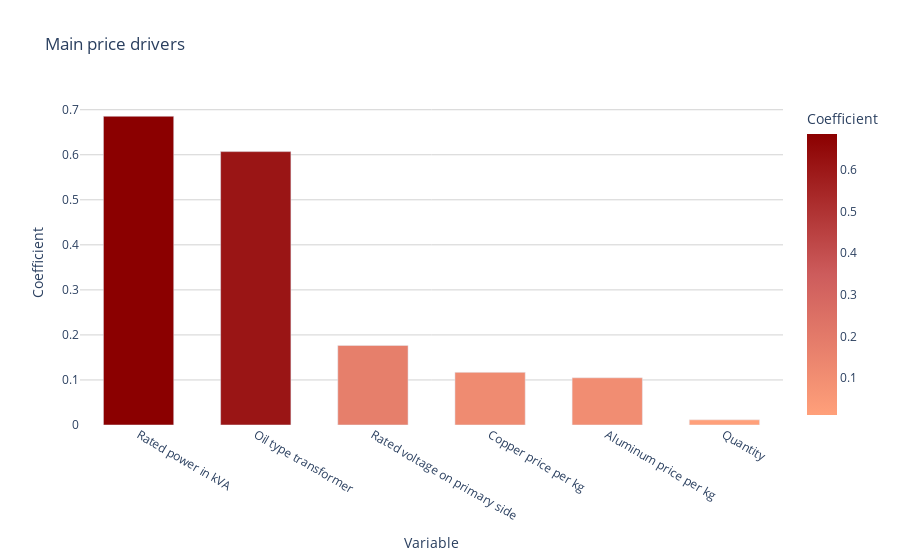

The notebook cell saved with this chart:
### Code cell
# Custom darker red color scale
custom_reds = [
    [0.0, 'rgb(255,160,122)'], # Light coral
    [0.5, 'rgb(205,92,92)'],  # Indian red
    [1.0, 'rgb(139,0,0)']   # Dark red
]

fig = px.bar(
    df_T, 
    x='Variable', 
    y='Coefficient', 
    title='Main price drivers',
    color='Coefficient',
    color_continuous_scale=custom_reds,
)
fig.update_layout(bargap=0.4)
fig.update_layout(
    plot_bgcolor='white',  # White background inside the plot area
    paper_bgcolor='white',  # White background outside the plot area
)
# Update gridlines to gray
fig.update_yaxes(showgrid=True, gridcolor='lightgray')
fig.show()

### Figure 1 — Plotly figure (JSON) as saved in the notebook; plotly's stock layout.template omitted (floating-point values rounded to 4 significant figures)
{"data": [{"alignmentgroup": "True", "hovertemplate": "Variable=%{x}<br>Coefficient=%{marker.color}<extra></extra>", "legendgroup": "", "marker": {"color": [0.6855, 0.607, 0.1767, 0.1169, 0.1048, 0.0115], "coloraxis": "coloraxis", "pattern": {"shape": ""}}, "name": "", "offsetgroup": "", "orientation": "v", "showlegend": false, "textposition": "auto", "type": "bar", "x": ["Rated power in kVA", "Oil type transformer", "Rated voltage on primary side", "Copper price per kg", "Aluminum price per kg", "Quantity"], "xaxis": "x", "y": [0.6855, 0.607, 0.1767, 0.1169, 0.1048, 0.0115], "yaxis": "y"}], "layout": {"bargap": 0.4, "barmode": "relative", "coloraxis": {"colorbar": {"title": {"text": "Coefficient"}}, "colorscale": [[0, "rgb(255,160,122)"], [0.5, "rgb(205,92,92)"], [1, "rgb(139,0,0)"]]}, "legend": {"tracegroupgap": 0}, "paper_bgcolor": "white", "plot_bgcolor": "white", "title": {"text": "Main price drivers"}, "xaxis": {"anchor": "y", "domain": [0, 1], "title": {"text": "Variable"}}, "yaxis": {"anchor": "x", "domain": [0, 1], "gridcolor": "lightgray", "showgrid": true, "title": {"text": "Coefficient"}}}}
